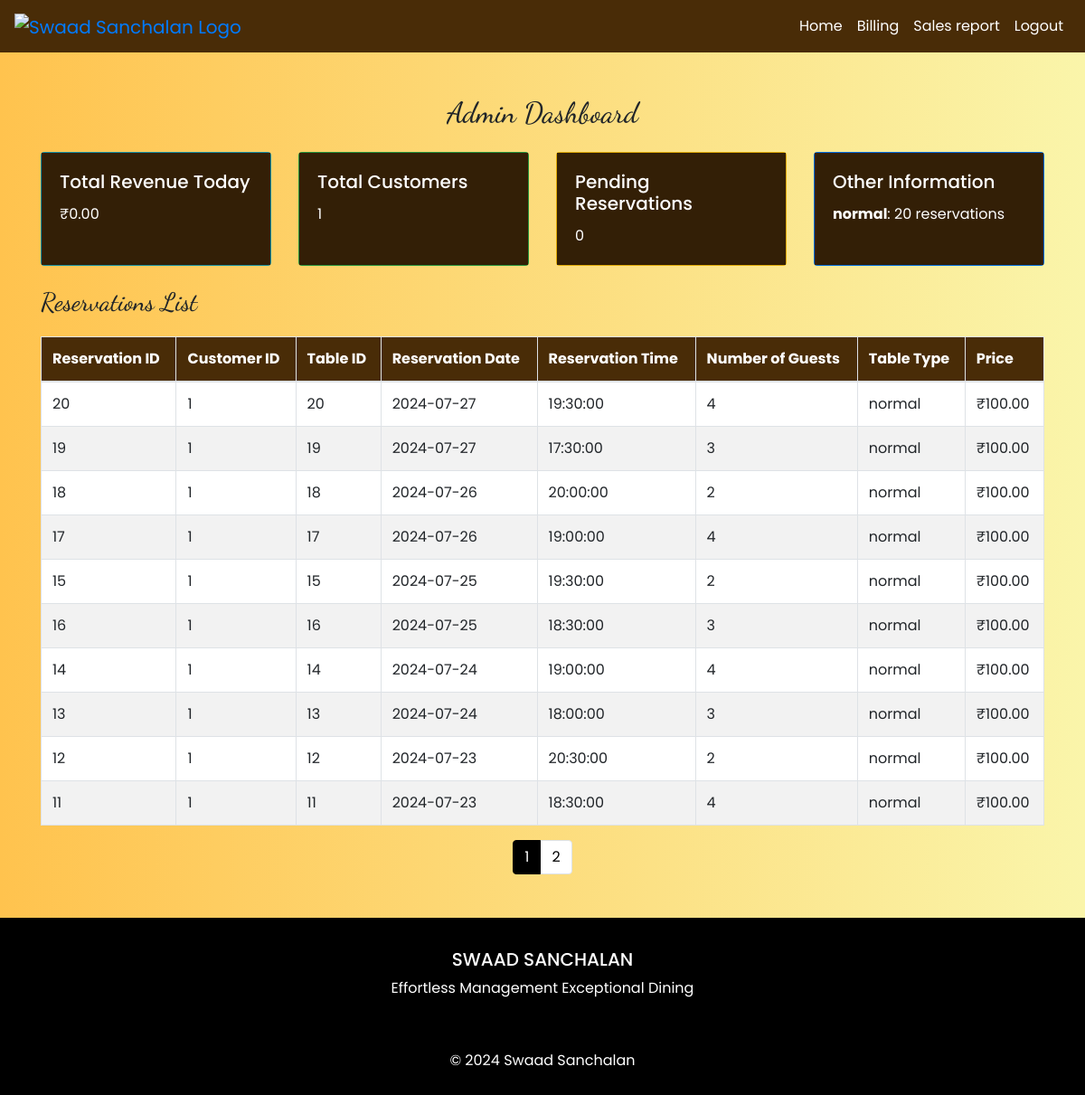
Screenshot of /admin/admin_dashboard.php (signed in) with the database file from the repository.
### tables this page shows
CREATE TABLE Reservation (
    ReservationID INT PRIMARY KEY AUTO_INCREMENT,
    CustomerID INT,
    TableID INT,
    ReservationDate DATE NOT NULL,
    ReservationTime TIME NOT NULL,
    NumberOfGuests INT NOT NULL CHECK (NumberOfGuests > 0),
    TableType ENUM('normal', 'premium', 'vip') NOT NULL,
    Price DECIMAL(10, 2) NOT NULL,
    FOREIGN KEY (CustomerID) REFERENCES Customer(CustomerID) ON DELETE
    SET NULL,
        FOREIGN KEY (TableID) REFERENCES RestaurantTable(TableID) ON DELETE
    SET NULL
);

### admin/admin_dashboard.php (the view, shortened to what this page needs)
<?php
$host = 'localhost';
$username = 'root';
$password = '';
$dbname = 'SwaadSanchalan';
$conn = new mysqli($host, $username, $password, $dbname);
$resultsPerPage = 10;
$page = isset($_GET['page']) ? intval($_GET['page']) : 1;
$offset = ($page - 1) * $resultsPerPage;
$totalReservationsResult = $conn->query("SELECT COUNT(*) as total FROM Reservation");
$totalReservations = $totalReservationsResult->fetch_assoc()['total'];
$totalPages = ceil($totalReservations / $resultsPerPage);
$reservationsResult = $conn->query("SELECT * FROM Reservation ORDER BY ReservationDate DESC, ReservationTime DESC LIMIT $offset, $resultsPerPage");
$totalRevenueResult = $conn->query("SELECT SUM(Price) AS totalRevenue FROM Reservation WHERE DATE(ReservationDate) = CURDATE()");
$totalRevenueRow = $totalRevenueResult->fetch_assoc();
$totalRevenueToday = $totalRevenueRow['totalRevenue'] ?? 0;
$totalCustomersResult = $conn->query("SELECT COUNT(*) AS totalCustomers FROM Customer");
$totalCustomersRow = $totalCustomersResult->fetch_assoc();
$totalCustomers = $totalCustomersRow['totalCustomers'] ?? 0;
$pendingReservationsResult = $conn->query("SELECT COUNT(*) AS pendingReservations FROM Reservation WHERE ReservationDate >= CURDATE()");
$pendingReservationsRow = $pendingReservationsResult->fetch_assoc();
$pendingReservations = $pendingReservationsRow['pendingReservations'] ?? 0;
$reservationCountsResult = $conn->query("SELECT TableType, COUNT(*) AS count FROM Reservation GROUP BY TableType");
?>
<!DOCTYPE html>
<html lang="en">
<head>
    <link href="https://maxcdn.bootstrapcdn.com/bootstrap/4.5.2/css/bootstrap.min.css" rel="stylesheet">
    <link href="CSS/admin_styles.css" rel="stylesheet">
</head>
<body>
    <?php include 'admin_header.php'; ?>
    <div class="container mt-5">
        <h2 class="text-center">Admin Dashboard</h2>
        <div class="row mt-4">
            <div class="col-md-3 d-flex align-items-stretch">
                <div class="card bg-info text-white flex-fill">
                    <div class="card-body d-flex flex-column">
                        <h5 class="card-title">Total Revenue Today</h5>
                        <p class="card-text">₹<?php echo number_format($totalRevenueToday, 2); ?></p>
                    </div>
                </div>
            </div>
            <div class="col-md-3 d-flex align-items-stretch">
                <div class="card bg-success text-white flex-fill">
                    <div class="card-body d-flex flex-column">
                        <h5 class="card-title">Total Customers</h5>
                        <p class="card-text"><?php echo $totalCustomers; ?></p>
                    </div>
                </div>
            </div>
            <div class="col-md-3 d-flex align-items-stretch">
                <div class="card bg-warning text-white flex-fill">
                    <div class="card-body d-flex flex-column">
                        <h5 class="card-title">Pending Reservations</h5>
                        <p class="card-text"><?php echo $pendingReservations; ?></p>
                    </div>
                </div>
            </div>
            <div class="col-md-3 d-flex align-items-stretch">
                <div class="card bg-primary text-white flex-fill">
                    <div class="card-body d-flex flex-column">
                        <h5 class="card-title">Other Information</h5>
                        <ul class="list-unstyled">
                            <?php
                            if ($reservationCountsResult->num_rows > 0) {
                                while ($row = $reservationCountsResult->fetch_assoc()) {
                                    echo "<li><strong>{$row['TableType']}</strong>: {$row['count']} reservations</li>";
                                }
                            } else {
                                echo "<li>No reservations found</li>";
                            }
                            ?>
                        </ul>
                    </div>
                </div>
            </div>
        </div>
        <div id="reservationsTable" class="mt-4">
            <h3>Reservations List</h3>
            <table class="table table-bordered">
                <thead>
                    <tr>
                        <th>Reservation ID</th>
                        <th>Customer ID</th>
                        <th>Table ID</th>
                        <th>Reservation Date</th>
                        <th>Reservation Time</th>
                        <th>Number of Guests</th>
                        <th>Table Type</th>
                        <th>Price</th>
                    </tr>
                </thead>
                <tbody>
                    <?php
                    if ($reservationsResult->num_rows > 0) {
                        while ($row = $reservationsResult->fetch_assoc()) {
                            echo "<tr>
                                <td>{$row['ReservationID']}</td>
                                <td>{$row['CustomerID']}</td>
                                <td>{$row['TableID']}</td>
                                <td>{$row['ReservationDate']}</td>
                                <td>{$row['ReservationTime']}</td>
                                <td>{$row['NumberOfGuests']}</td>
                                <td>{$row['TableType']}</td>
                                <td>₹{$row['Price']}</td>
                            </tr>";
                        }
                    } else {
                        echo "<tr><td colspan='8' class='text-center'>No reservations found</td></tr>";
                    }
                    ?>
                </tbody>
            </table>
            <nav aria-label="Reservations pagination">
                <ul class="pagination justify-content-center">
                    <?php for ($i = 1; $i <= $totalPages; $i++): ?>
                        <li class="page-item <?php echo ($page == $i) ? 'active' : ''; ?>">
                            <a class="page-link" href="?page=<?php echo $i; ?>"><?php echo $i; ?></a>
                        </li>
                    <?php endfor; ?>
                </ul>
            </nav>
        </div>
    </div>
    <?php include 'admin_footer.php'; ?>
</body>
</html>

### admin/admin_header.php (shortened to what this page needs)
<!DOCTYPE html>
<html lang="en">
<head>
    <link href="https://maxcdn.bootstrapcdn.com/bootstrap/4.5.2/css/bootstrap.min.css" rel="stylesheet">
    <link href="../CSS/admin_styles.css" rel="stylesheet">
</head>
<body>
    <nav class="navbar navbar-expand-lg">
        <a class="navbar-brand" href="admin_dashboard.php">
            <img src="../IMG/logo.svg" alt="Swaad Sanchalan Logo">
        </a>
        <div class="collapse navbar-collapse" id="navbarNav">
            <ul class="navbar-nav ml-auto">
                <li class="nav-item <?php echo ($currentPage == 'index.php') ? 'active' : ''; ?>">
                    <a class="nav-link" href="../index.php">Home</a>
                </li>
                <li class="nav-item <?php echo ($currentPage == 'billing.php') ? 'active' : ''; ?>">
                    <a class="nav-link" href="billing.php">Billing</a>
                </li>
                <li class="nav-item <?php echo ($currentPage == 'sales_report.php') ? 'active' : ''; ?>">
                    <a class="nav-link" href="sales_report.php">Sales report</a>
                </li>
                <li class="nav-item">
                    <a class="nav-link" href="logout.php">Logout</a>
                </li>
            </ul>
        </div>
    </nav>

### admin/admin_footer.php (shortened to what this page needs)
<footer id="contact" class="custom-footer text-center text-lg-start mt-5">
    <div class="container p-4">
        <div class="text-center">
            <h5 class="text-uppercase">Swaad Sanchalan</h5>
            <p>Effortless Management Exceptional Dining</p>
        </div>
    </div>
    <div class="text-center p-3" style="background-color: rgba(0, 0, 0, 0.2);">
        &copy; 2024 Swaad Sanchalan
    </div>
</footer>
</body>
</html>

### CSS/admin_styles.css (style rules this page uses)
body { font-family: "Poppins", sans-serif; background: linear-gradient(90deg, #ffc34e, #faf5aa); margin: 0; padding: 0; }
html, body { height: 100%; margin: 0; }
.navbar { background-color: #492c07; transition: background-color 0.3s; }
.navbar-brand img { max-height: 100px; width: auto; }
.nav-link { transition: color 0.3s, transform 0.3s; color: white !important; }
.card-body { background-color: #331f06; color: white; }
.custom-footer { background-color: black; color: white; text-align: center; padding: 10px 0; }
h2, h3, h4 { font-family: "Dancing Script", cursive; }
.table { margin-top: 20px; }
.table thead th { background-color: #492c07; color: white; }
.table tbody tr:nth-child(even) { background-color: #f2f2f2; }
.table tbody tr:nth-child(odd) { background-color: #ffffff; }
.table-bordered { border: 1px solid #492c07; }
.card.bg-info { background-color: #17a2b8 !important; }
.card.bg-success { background-color: #28a745 !important; }
.card.bg-warning { background-color: #ffc107 !important; }
.card.bg-primary { background-color: #007bff !important; }
.card-body h5.card-title { font-size: 1.25rem; }
.card-body p.card-text { font-size: 1rem; }

### admin/admin_dashboard.php (style rules this page uses)
.pagination .page-link { color: black; }
.pagination .page-item.active .page-link { background-color: black; border-color: black; }

### rows the page displays
reservation: ReservationID "20", CustomerID "1", TableID "20", ReservationDate "2024-07-27", ReservationTime "19:30:00", NumberOfGuests "4", TableType "normal", Price "100.00"
reservation: ReservationID "19", CustomerID "1", TableID "19", ReservationDate "2024-07-27", ReservationTime "17:30:00", NumberOfGuests "3", TableType "normal", Price "100.00"
reservation: ReservationID "18", CustomerID "1", TableID "18", ReservationDate "2024-07-26", ReservationTime "20:00:00", NumberOfGuests "2", TableType "normal", Price "100.00"
reservation: ReservationID "17", CustomerID "1", TableID "17", ReservationDate "2024-07-26", ReservationTime "19:00:00", NumberOfGuests "4", TableType "normal", Price "100.00"
reservation: ReservationID "15", CustomerID "1", TableID "15", ReservationDate "2024-07-25", ReservationTime "19:30:00", NumberOfGuests "2", TableType "normal", Price "100.00"
reservation: ReservationID "16", CustomerID "1", TableID "16", ReservationDate "2024-07-25", ReservationTime "18:30:00", NumberOfGuests "3", TableType "normal", Price "100.00"
reservation: ReservationID "14", CustomerID "1", TableID "14", ReservationDate "2024-07-24", ReservationTime "19:00:00", NumberOfGuests "4", TableType "normal", Price "100.00"
reservation: ReservationID "13", CustomerID "1", TableID "13", ReservationDate "2024-07-24", ReservationTime "18:00:00", NumberOfGuests "3", TableType "normal", Price "100.00"
reservation: ReservationID "12", CustomerID "1", TableID "12", ReservationDate "2024-07-23", ReservationTime "20:30:00", NumberOfGuests "2", TableType "normal", Price "100.00"
reservation: ReservationID "11", CustomerID "1", TableID "11", ReservationDate "2024-07-23", ReservationTime "18:30:00", NumberOfGuests "4", TableType "normal", Price "100.00"

### other values shown
$totalRevenueToday "0.00"
$totalCustomers "1"
$pendingReservations "0"
$row['TableType'] "normal"
$row['count'] "20"
